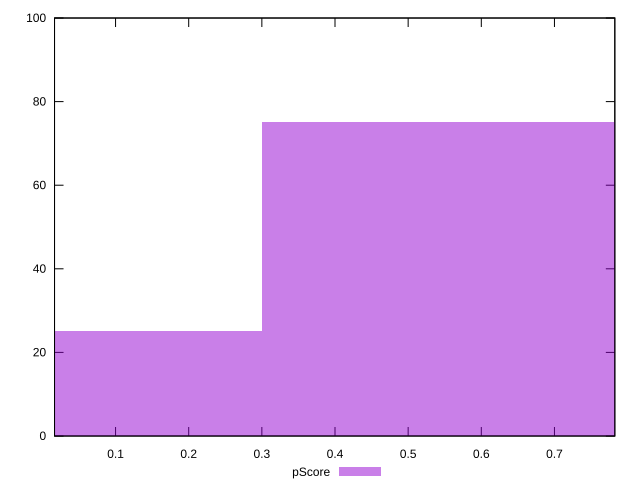

This chart was generated by the following gnuplot code:
reset

$pScore <<EOF
0.6005947478152963 75
0 25
EOF

set key outside below
set boxwidth 0.6005947478152963
set xrange [0.016574935878701902:0.7825259096986549]
set yrange [0:100]
set trange [0:100]
set style fill transparent solid 0.5 noborder
set terminal svg size 640, 490 enhanced background rgb 'white'
set output "report_00015_2021-02-09T16-11-33.973Z/first-cpu-idle/samples/pages+cached/pScore/histogram.svg"

plot $pScore title "pScore" with boxes

reset
